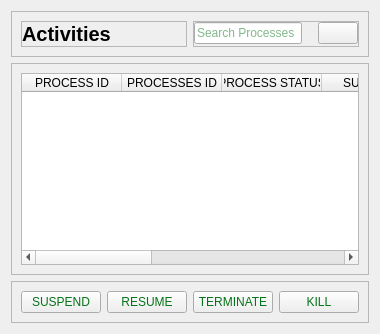
            <widget class="QWidget" name="activities">
             <layout class="QVBoxLayout" name="verticalLayout_6">
              <item>
               <widget class="QFrame" name="activities_header_frame">
                <property name="frameShape">
                 <enum>QFrame::StyledPanel</enum>
                </property>
                <property name="frameShadow">
                 <enum>QFrame::Raised</enum>
                </property>
                <layout class="QHBoxLayout" name="horizontalLayout_10">
                 <item>
                  <widget class="QFrame" name="header_lable_frame">
                   <property name="frameShape">
                    <enum>QFrame::StyledPanel</enum>
                   </property>
                   <property name="frameShadow">
                    <enum>QFrame::Raised</enum>
                   </property>
                   <layout class="QHBoxLayout" name="horizontalLayout_12">
                    <property name="spacing">
                     <number>0</number>
                    </property>
                    <property name="leftMargin">
                     <number>0</number>
                    </property>
                    <property name="topMargin">
                     <number>0</number>
                    </property>
                    <property name="rightMargin">
                     <number>0</number>
                    </property>
                    <property name="bottomMargin">
                     <number>0</number>
                    </property>
                    <item alignment="Qt::AlignLeft|Qt::AlignTop">
                     <widget class="QLabel" name="label_51">
                      <property name="font">
                       <font>
                        <pointsize>15</pointsize>
                        <weight>75</weight>
                        <bold>true</bold>
                       </font>
                      </property>
                      <property name="text">
                       <string>Activities</string>
                      </property>
                     </widget>
                    </item>
                   </layout>
                  </widget>
                 </item>
                 <item>
                  <widget class="QFrame" name="search_frame">
                   <property name="frameShape">
                    <enum>QFrame::StyledPanel</enum>
                   </property>
                   <property name="frameShadow">
                    <enum>QFrame::Raised</enum>
                   </property>
                   <layout class="QHBoxLayout" name="horizontalLayout_11">
                    <property name="spacing">
                     <number>0</number>
                    </property>
                    <property name="leftMargin">
                     <number>0</number>
                    </property>
                    <property name="topMargin">
                     <number>0</number>
                    </property>
                    <property name="rightMargin">
                     <number>0</number>
                    </property>
                    <property name="bottomMargin">
                     <number>0</number>
                    </property>
                    <item alignment="Qt::AlignRight|Qt::AlignTop">
                     <widget class="QLineEdit" name="lineEdit">
                      <property name="styleSheet">
                       <string notr="true">color: rgb(5, 115, 24);</string>
                      </property>
                      <property name="placeholderText">
                       <string>Search Processes</string>
                      </property>
                     </widget>
                    </item>
                    <item alignment="Qt::AlignRight|Qt::AlignTop">
                     <widget class="QPushButton" name="process_search_btn">
                      <property name="text">
                       <string/>
                      </property>
                      <property name="icon">
                       <iconset resource="../icons/icons.qrc">
                        <normaloff>:/search.png</normaloff>:/search.png</iconset>
                      </property>
                      <property name="iconSize">
                       <size>
                        <width>30</width>
                        <height>30</height>
                       </size>
                      </property>
                     </widget>
                    </item>
                   </layout>
                  </widget>
                 </item>
                </layout>
               </widget>
              </item>
              <item>
               <widget class="QFrame" name="activities_center_frame">
                <property name="frameShape">
                 <enum>QFrame::StyledPanel</enum>
                </property>
                <property name="frameShadow">
                 <enum>QFrame::Raised</enum>
                </property>
                <layout class="QHBoxLayout" name="horizontalLayout_14">
                 <item>
                  <widget class="QTableWidget" name="actities_table_widget">
                   <column>
                    <property name="text">
                     <string>PROCESS ID</string>
                    </property>
                   </column>
                   <column>
                    <property name="text">
                     <string>PROCESSES ID</string>
                    </property>
                   </column>
                   <column>
                    <property name="text">
                     <string>PROCESS STATUS</string>
                    </property>
                   </column>
                   <column>
                    <property name="text">
                     <string>SUSPEND</string>
                    </property>
                   </column>
                   <column>
                    <property name="text">
                     <string>STARTED</string>
                    </property>
                   </column>
                   <column>
                    <property name="text">
                     <string>SUSPEND</string>
                    </property>
                   </column>
                   <column>
                    <property name="text">
                     <string>TERMINATE</string>
                    </property>
                   </column>
                   <column>
                    <property name="text">
                     <string>KILL</string>
                    </property>
                   </column>
                  </widget>
                 </item>
                </layout>
               </widget>
              </item>
              <item>
               <widget class="QFrame" name="activities_footer_frame">
                <property name="styleSheet">
                 <string notr="true">color: rgb(5, 115, 24);</string>
                </property>
                <property name="frameShape">
                 <enum>QFrame::StyledPanel</enum>
                </property>
                <property name="frameShadow">
                 <enum>QFrame::Raised</enum>
                </property>
                <layout class="QHBoxLayout" name="horizontalLayout_13">
                 <item>
                  <widget class="QPushButton" name="pushButton_3">
                   <property name="text">
                    <string>SUSPEND</string>
                   </property>
                  </widget>
                 </item>
                 <item>
                  <widget class="QPushButton" name="pushButton_4">
                   <property name="text">
                    <string>RESUME</string>
                   </property>
                  </widget>
                 </item>
                 <item>
                  <widget class="QPushButton" name="pushButton_5">
                   <property name="text">
                    <string>TERMINATE</string>
                   </property>
                  </widget>
                 </item>
                 <item>
                  <widget class="QPushButton" name="pushButton_6">
                   <property name="text">
                    <string>KILL</string>
                   </property>
                  </widget>
                 </item>
                </layout>
               </widget>
              </item>
             </layout>
            </widget>
